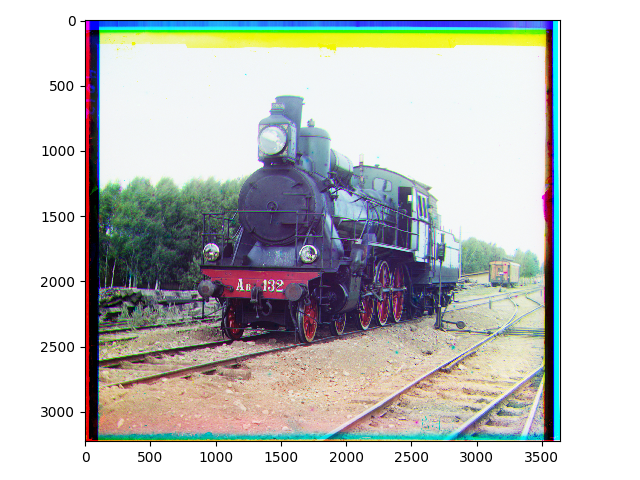
#> input picture project1/result/cv2/train.png, 640 x 480 px, given in place of train.tif, which was not available
$ python multi.py
#> lines starting #> are read from the running program, lines starting #| are printed output that depends on the picture; after the words box and inside, x2 and y2 are one past the last pixel; in counts of white or black regions, pixels touching at a corner belong together; pictures that were not available may be replaced by others from this repository, and a replacement may not be noted
import cv2
import numpy as np
import skimage.io as skio
from skimage import img_as_float
import matplotlib.pyplot as plt

def remove_border(image):
    """
    去除图像中的边框
    """
    image = np.uint8(image * 255)
    blue_channel = image[:, :, 0]
    binary = cv2.adaptiveThreshold(blue_channel, 255, cv2.ADAPTIVE_THRESH_GAUSSIAN_C, cv2.THRESH_BINARY, 11, 2)
    binary = cv2.bitwise_not(binary)
    kernel = np.ones((5, 5), np.uint8)
    binary = cv2.dilate(binary, kernel, iterations=1)
    contours, _ = cv2.findContours(binary, cv2.RETR_EXTERNAL, cv2.CHAIN_APPROX_SIMPLE)
    max_contour = max(contours, key=cv2.contourArea)
    x, y, w, h = cv2.boundingRect(max_contour)
    cropped_image = image[y:y+h, x:x+w]
    return cropped_image

def preprocess_channel(channel):
    return cv2.GaussianBlur(channel, (5, 5), 0)

def normalized_cross_correlation(im1, im2):
    im1 = (im1 - np.mean(im1)) / (np.std(im1) + 1e-8)
    im2 = (im2 - np.mean(im2)) / (np.std(im2) + 1e-8)
    return np.sum(im1 * im2) / (im1.size - 1)

def align_channel(channel, reference, max_shift=5):
    best_ncc = -np.inf
    best_shift = (0, 0)
    for dy in range(-max_shift, max_shift + 1):
        for dx in range(-max_shift, max_shift + 1):
            shifted = np.roll(np.roll(channel, dy, axis=0), dx, axis=1)
            ncc = normalized_cross_correlation(shifted, reference)
            if ncc > best_ncc:
                best_ncc = ncc
                best_shift = (dy, dx)
    return best_shift

def apply_shift(channel, shift):
    dy, dx = shift
    return np.roll(np.roll(channel, dy, axis=0), dx, axis=1)

def pyramid_align(channel, reference, max_shift=5, pyramid_levels=4):
    if pyramid_levels == 0:
        return align_channel(channel, reference, max_shift)

    scaled_channel = cv2.resize(channel, (channel.shape[1] // 2, channel.shape[0] // 2))
    scaled_reference = cv2.resize(reference, (reference.shape[1] // 2, reference.shape[0] // 2))

    shift = pyramid_align(scaled_channel, scaled_reference, max_shift, pyramid_levels - 1)

    shift = (shift[0] * 2, shift[1] * 2)

    dy, dx = shift
    shifted_channel = np.roll(np.roll(channel, dy, axis=0), dx, axis=1)
    fine_shift = align_channel(shifted_channel, reference, max_shift=2)

    final_shift = (shift[0] + fine_shift[0], shift[1] + fine_shift[1])

    return final_shift

# 读取图像
imname = 'F:/UCB/CS180/project1/data/train.tif'
im = skio.imread(imname)
#> im is the input picture: shape (480, 640, 4); mean R, G, B, A 194.1, 196.1, 194, 255
im = img_as_float(im)

# 分离通道
height = np.floor(im.shape[0] / 3.0).astype(np.int64)
#> height = 160
b = im[:height]
g = im[height: 2*height]
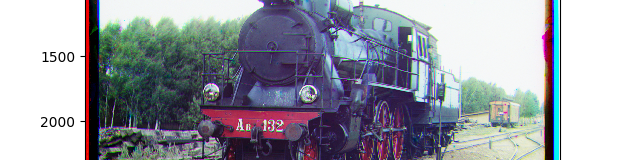
#> g: shape (160, 640, 4) float64; mean R, G, B, A 0.606, 0.615, 0.652, 1
r = im[2*height: 3*height]

# 归一化和预处理
b = preprocess_channel(b)
g = preprocess_channel(g)
r = preprocess_channel(r)

# 对齐通道 (使用多尺度金字塔)
pyramid_levels = 3  # 减少金字塔层级
print("Aligning G channel to B channel using pyramid...")
shift_g = pyramid_align(g, b, max_shift=10, pyramid_levels=pyramid_levels)
#> in pyramid_align, `scaled_reference = cv2.resize(reference, (reference.shape[1] // 2, ref..`:
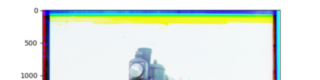
#> scaled_reference: shape (80, 320, 4) float64; mean R, G, B, A 0.881, 0.917, 0.887, 1
#> after the loop in align_channel, `for dy in range(-max_shift, max_shift + 1):`: best_ncc = 0.463; best_shift = (-10, 0)
#> call 3 of align_channel, with max_shift = 2
#> after the loop in align_channel (call 3), `for dy in range(-max_shift, max_shift + 1):`:
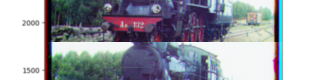
#> shifted: shape (80, 320, 4) float64; mean R, G, B, A 0.606, 0.615, 0.652, 1
#> after the loop in align_channel (call 3), `for dy in range(-max_shift, max_shift + 1):`: best_ncc = 0.441
#> in pyramid_align, `shift = (shift[0] * 2, shift[1] * 2)`: shift = (-80, 0)
#> in pyramid_align, `dy, dx = shift`: dy = -80
#> call 4 of align_channel, with max_shift = 2
#> after the loop in align_channel (call 4), `for dy in range(-max_shift, max_shift + 1):`:
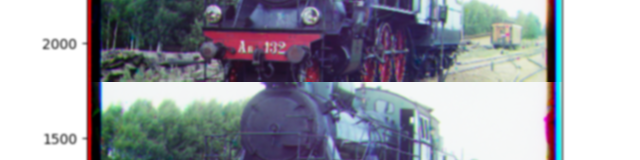
#> shifted: shape (160, 640, 4) float64; mean R, G, B, A 0.606, 0.615, 0.652, 1
#> after the loop in align_channel (call 4), `for dy in range(-max_shift, max_shift + 1):`: best_ncc = 0.44; best_shift = (1, 0)
#> in pyramid_align, `final_shift = (shift[0] + fine_shift[0], shift[1] + fine_shift[1])`: final_shift = (-79, 0)
#> shift_g = (-79, 0)
print(f"Shift for G: {shift_g}")
#| Shift for G: (-79, 0)

print("Aligning R channel to B channel using pyramid...")
shift_r = pyramid_align(r, b, max_shift=10, pyramid_levels=pyramid_levels)
#> in pyramid_align (call 5), `scaled_channel = cv2.resize(channel, (channel.shape[1] // 2, channel.s..`:
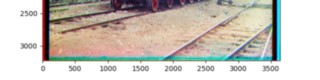
#> scaled_channel: shape (80, 320, 4) float64; mean R, G, B, A 0.797, 0.774, 0.744, 1
#> after the loop in align_channel (call 5), `for dy in range(-max_shift, max_shift + 1):`:
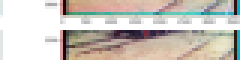
#> shifted: shape (20, 80, 4) float64 (shown 3 times larger); mean R, G, B, A 0.797, 0.774, 0.744, 1
#> after the loop in align_channel (call 5), `for dy in range(-max_shift, max_shift + 1):`: best_ncc = 0.564; best_shift = (2, 0)
#> the loop in align_channel (call 6), `for dy in range(-max_shift, max_shift + 1):` made 5 passes
#> pass 1, in normalized_cross_correlation (call 959), `im1 = (im1 - np.mean(im1)) / (np.std(im1) + 1e-8)`:
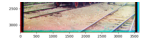
#> im1: shape (40, 160, 4) float64; mean of channels 0, 1, 2, 3 -0.138, -0.235, -0.367, 0.74; drawn with min black and max white
#> in pyramid_align (call 5), `shift = (shift[0] * 2, shift[1] * 2)`: shift = (20, 0)
#> in pyramid_align (call 5), `dy, dx = shift`: dy = 20
#> in pyramid_align (call 5), `fine_shift = align_channel(shifted_channel, reference, max_shift=2)`: fine_shift = (-1, 0)
#> in pyramid_align (call 5), `final_shift = (shift[0] + fine_shift[0], shift[1] + fine_shift[1])`: final_shift = (19, 0)
#> shift_r = (19, 0)
print(f"Shift for R: {shift_r}")
#| Shift for R: (19, 0)

# 应用位移
aligned_g = apply_shift(g, shift_g)
#> in apply_shift, `dy, dx = shift`: dy = -79; dx = 0
aligned_r = apply_shift(r, shift_r)

# 裁剪到最小公共尺寸
min_height = min(aligned_g.shape[0], aligned_r.shape[0], b.shape[0])
#> min_height = 160
min_width = min(aligned_g.shape[1], aligned_r.shape[1], b.shape[1])
#> min_width = 640
aligned_g = aligned_g[:min_height, :min_width]
aligned_r = aligned_r[:min_height, :min_width]
b = b[:min_height, :min_width]

# 合成图像
im_out = np.dstack([aligned_r, aligned_g, b])
im_out = remove_border(im_out)
#> in remove_border, `contours, _ = cv2.findContours(binary, cv2.RETR_EXTERNAL, cv2.CHAIN_AP..`: contours = 11 contours; largest, box (x1, y1, x2, y2) and area: (77, 17, 564, 160) 63250, (38, 38, 77, 54) 550, (38, 103, 76, 119) 530, (392, 0, 430, 4) 108, (327, 0, 365, 4) 108
#> in remove_border, `max_contour = max(contours, key=cv2.contourArea)`: max_contour = contour of 243 points, box (x1, y1, x2, y2) (77, 17, 564, 160), area 63250
#> in remove_border, `x, y, w, h = cv2.boundingRect(max_contour)`: x = 77; y = 17; w = 487; h = 143

# 显示结果
plt.figure(figsize=(5, 5))
#> (the run stopped early here; a loop or call above may not have finished)

$ run again, with project1/result/cv2/cathedral.png copied over project1/result/cv2/train.png
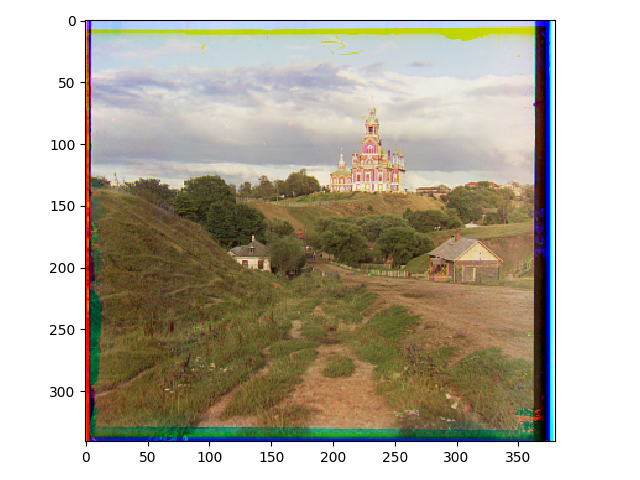
#> input picture project1/result/cv2/cathedral.png, 640 x 480 px, given in place of train.tif, which was not available
#> im is the input picture: shape (480, 640, 4); mean R, G, B, A 181.7, 175.5, 160, 255
#> scaled_channel: shape (40, 160, 4) float64
#> scaled_reference: shape (40, 160, 4) float64
#> scaled_channel: shape (20, 80, 4) float64
#> scaled_reference: shape (20, 80, 4) float64
#> after the loop in align_channel, `for dy in range(-max_shift, max_shift + 1):`: best_ncc = 0.762; best_shift = (0, 0)
#> after the loop in align_channel (call 4), `for dy in range(-max_shift, max_shift + 1):`:
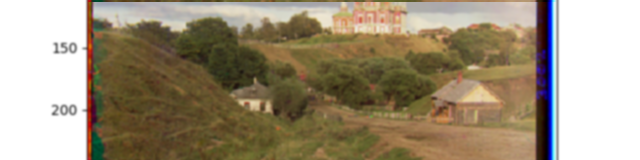
#> shifted: shape (160, 640, 4) float64; mean R, G, B, A 0.626, 0.576, 0.486, 1
#> after the loop in align_channel (call 4), `for dy in range(-max_shift, max_shift + 1):`: best_ncc = 0.712
#> shift_g = (0, 0)
#| Shift for G: (0, 0)
#> scaled_channel: shape (80, 320, 4) float64
#> scaled_channel: shape (40, 160, 4) float64
#> scaled_channel: shape (20, 80, 4) float64
#> after the loop in align_channel (call 6), `for dy in range(-max_shift, max_shift + 1):`:
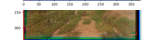
#> shifted: shape (40, 160, 4) float64; mean R, G, B, A 0.67, 0.645, 0.565, 1
#> after the loop in align_channel (call 6), `for dy in range(-max_shift, max_shift + 1):`: best_ncc = 0.645; best_shift = (-1, 0)
#> shift_r = (29, 0)
#| Shift for R: (29, 0)
#> in apply_shift, `dy, dx = shift`: dy = 0
#> contours = 14 contours, 3 with area under 20; largest, box (x1, y1, x2, y2) and area: (77, 27, 559, 160) 60106, (47, 31, 77, 47) 424, (47, 93, 76, 109) 402, (318, 0, 348, 14) 370, (380, 0, 410, 14) 368
#> max_contour = contour of 110 points, box (x1, y1, x2, y2) (77, 27, 559, 160), area 60106
#> x = 77; y = 27; w = 482; h = 133

$ run again, with project1/result/cv2/emir.png copied over project1/result/cv2/train.png
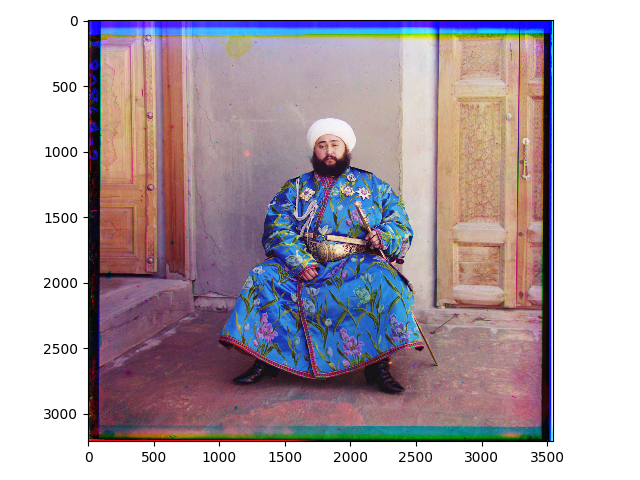
#> input picture project1/result/cv2/emir.png, 640 x 480 px, given in place of train.tif, which was not available
#> im is the input picture: shape (480, 640, 4); mean R, G, B, A 178.4, 166.5, 173.8, 255
#> scaled_channel: shape (40, 160, 4) float64
#> scaled_reference: shape (40, 160, 4) float64
#> scaled_channel: shape (20, 80, 4) float64
#> scaled_reference: shape (20, 80, 4) float64
#> after the loop in align_channel, `for dy in range(-max_shift, max_shift + 1):`: best_ncc = 0.786; best_shift = (5, 0)
#> shifted_channel: shape (80, 320, 4) float64
#> in pyramid_align, `shift = (shift[0] * 2, shift[1] * 2)`: shift = (36, 0)
#> in pyramid_align, `dy, dx = shift`: dy = 36
#> shifted_channel: shape (160, 640, 4) float64
#> after the loop in align_channel (call 4), `for dy in range(-max_shift, max_shift + 1):`:
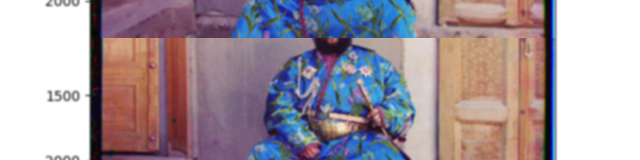
#> shifted: shape (160, 640, 4) float64; mean R, G, B, A 0.643, 0.593, 0.628, 1
#> after the loop in align_channel (call 4), `for dy in range(-max_shift, max_shift + 1):`: best_ncc = 0.744; best_shift = (1, 0)
#> final_shift = (37, 0)
#| Shift for G: (37, 0)
#> scaled_channel: shape (80, 320, 4) float64
#> scaled_channel: shape (40, 160, 4) float64
#> scaled_channel: shape (20, 80, 4) float64
#> shifted_channel: shape (40, 160, 4) float64
#> the loop in align_channel (call 6), `for dy in range(-max_shift, max_shift + 1):` made 5 passes
#> pass 1, in normalized_cross_correlation (call 959), `im1 = (im1 - np.mean(im1)) / (np.std(im1) + 1e-8)`:
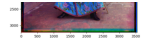
#> im1: shape (40, 160, 4) float64; mean of channels 0, 1, 2, 3 -0.216, -0.363, -0.258, 0.837; drawn with min black and max white
#> shift_r = (19, 0)
#| Shift for R: (19, 0)
#> in apply_shift, `dy, dx = shift`: dy = 37; dx = 0
#> contours = 11 contours; largest, box (x1, y1, x2, y2) and area: (80, 17, 566, 160) 61810, (41, 40, 80, 56) 550, (41, 105, 79, 121) 530, (396, 0, 434, 4) 108, (331, 0, 369, 4) 108
#> max_contour = contour of 233 points, box (x1, y1, x2, y2) (80, 17, 566, 160), area 61810
#> x = 80; y = 17; w = 486; h = 143

$ run again, with project1/result/cv2/harvesters.png copied over project1/result/cv2/train.png
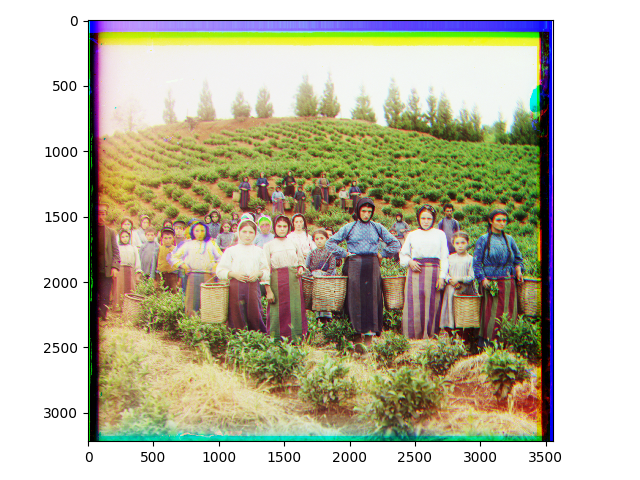
#> input picture project1/result/cv2/harvesters.png, 640 x 480 px, given in place of train.tif, which was not available
#> im is the input picture: shape (480, 640, 4); mean R, G, B, A 191.5, 188.6, 165.8, 255
#> scaled_channel: shape (40, 160, 4) float64
#> scaled_reference: shape (40, 160, 4) float64
#> scaled_channel: shape (20, 80, 4) float64
#> scaled_reference: shape (20, 80, 4) float64
#> after the loop in align_channel, `for dy in range(-max_shift, max_shift + 1):`: best_ncc = 0.64; best_shift = (-1, 0)
#> shifted_channel: shape (80, 320, 4) float64
#> in pyramid_align, `shift = pyramid_align(scaled_channel, scaled_reference, max_shift, pyr..`: shift = (-3, 0)
#> in pyramid_align, `shift = (shift[0] * 2, shift[1] * 2)`: shift = (-6, 0)
#> in pyramid_align, `dy, dx = shift`: dy = -6
#> shifted_channel: shape (160, 640, 4) float64
#> fine_shift = (0, 0)
#> final_shift = (-6, 0)
#| Shift for G: (-6, 0)
#> scaled_channel: shape (80, 320, 4) float64
#> scaled_channel: shape (40, 160, 4) float64
#> scaled_channel: shape (20, 80, 4) float64
#> shifted_channel: shape (40, 160, 4) float64
#> the loop in align_channel (call 6), `for dy in range(-max_shift, max_shift + 1):` made 5 passes
#> pass 1, in normalized_cross_correlation (call 959), `im1 = (im1 - np.mean(im1)) / (np.std(im1) + 1e-8)`:
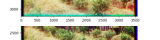
#> im1: shape (40, 160, 4) float64; mean of channels 0, 1, 2, 3 -0.119, -0.146, -0.506, 0.771; drawn with min black and max white
#> shift_r = (-50, 0)
#| Shift for R: (-50, 0)
#> in apply_shift, `dy, dx = shift`: dy = -6; dx = 0
#> contours = 5 contours; box (x1, y1, x2, y2) and area: (80, 0, 564, 95) 37556, (81, 108, 557, 160) 23698, (41, 130, 80, 146) 550, (41, 35, 79, 51) 530, (226, 16, 231, 22) 20
#> max_contour = contour of 471 points, box (x1, y1, x2, y2) (80, 0, 564, 95), area 37556
#> x = 80; y = 0; w = 484; h = 95
